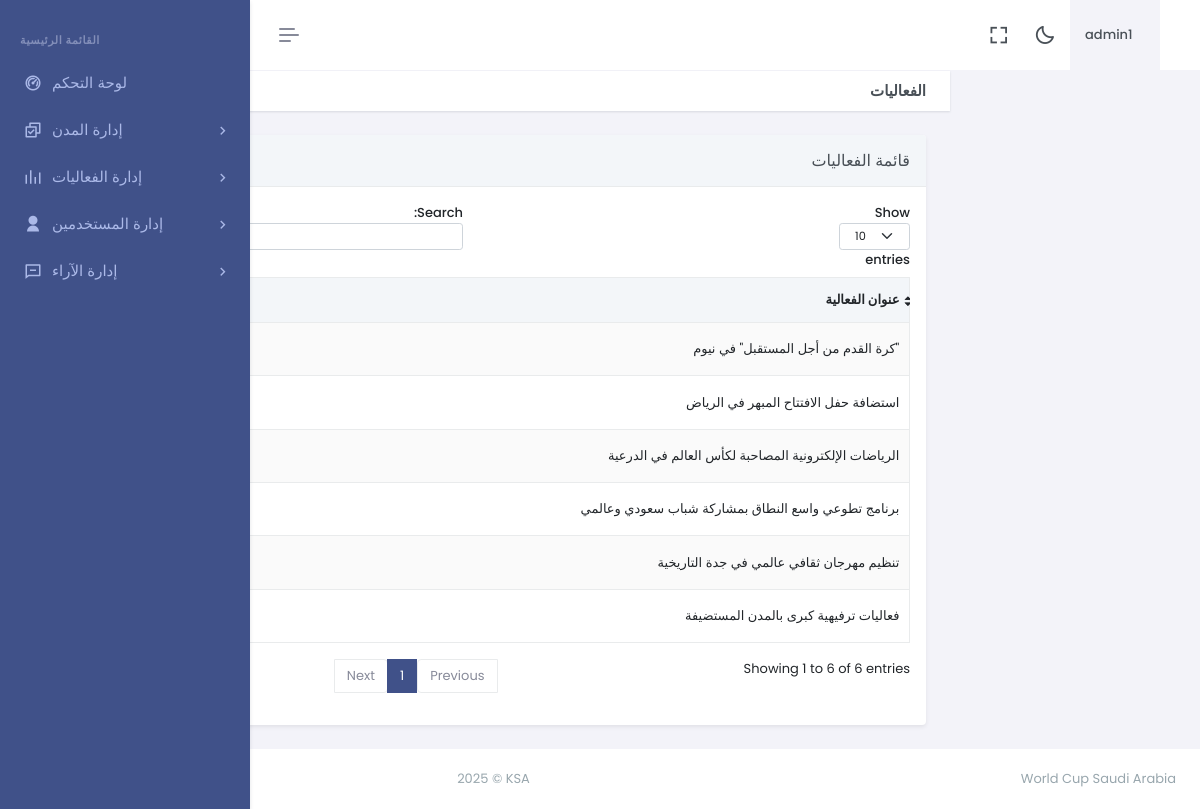
The app's page /dashboard/event.php (signed in) with its own data.
### tables this page shows
CREATE TABLE `event` (
  `id` int(11) NOT NULL,
  `port_title` varchar(500) NOT NULL,
  `port_desc` varchar(1000) NOT NULL,
  `port_detail` varchar(2000) NOT NULL,
  `ufile` varchar(1000) NOT NULL,
  `updated_at` timestamp NOT NULL DEFAULT current_timestamp() ON UPDATE current_timestamp()
);

### dashboard/event.php (the view, shortened to what this page needs)
<?php
include "header.php";
include "sidebar.php";
?>
<div class="main-content" dir="rtl">
    <div class="page-content">
        <div class="container-fluid">
            <div class="row">
                <div class="col-12">
                    <div class="page-title-box d-sm-flex align-items-center justify-content-between">
                        <h4 class="mb-sm-0">الفعاليات</h4>
                        <div class="page-title-left">
                            <ol class="breadcrumb m-0">
                                <li class="breadcrumb-item"><a href="javascript: void(0);">الكل</a></li>
                                <li class="breadcrumb-item active">الفعاليات</li>
                            </ol>
                        </div>
                    </div>
                </div>
            </div>
            <div class="row">
                <div class="col-lg-12">
                    <div class="card shadow-sm">
                        <div class="card-header bg-light">
                            <h5 class="card-title mb-0">قائمة الفعاليات</h5>
                        </div>
                        <div class="card-body">
                            <div class="table-responsive">
                                <table id="example" class="table table-bordered table-hover table-striped align-middle">
                                    <thead class="table-light">
                                        <tr>
                                            <th>عنوان الفعالية</th>
                                            <th>الإجراءات</th>
                                        </tr>
                                    </thead>
                                    <tbody>
                                        <?php
                                        $q = "SELECT * FROM event ORDER BY id DESC";
                                        $r123 = mysqli_query($con, $q);
                                        while ($ro = mysqli_fetch_array($r123)) {
                                            $id = $ro["id"];
                                            $port_title = $ro["port_title"];
                                            echo "<tr>
                                                <td>$port_title</td>
                                                <td>
                                                    <div class='dropdown d-inline-block'>
                                                        <button class='btn btn-soft-secondary btn-sm dropdown-toggle' type='button' data-bs-toggle='dropdown' aria-expanded='false'>
                                                            <i class='ri-more-fill align-middle'></i>
                                                        </button>
                                                        <ul class='dropdown-menu dropdown-menu-start'>
                                                            <li>
                                                                <a href='editport.php?id=$id' class='dropdown-item'>
                                                                    <i class='ri-pencil-fill align-bottom me-2 text-muted'></i> تعديل
                                                                </a>
                                                            </li>
                                                            <li>
                                                                <a href='javascript:void(0);' class='dropdown-item text-danger' onclick='confirmDelete($id)'>
                                                                    <i class='ri-delete-bin-fill align-bottom me-2'></i> حذف
                                                                </a>
                                                            </li>
                                                        </ul>
                                                    </div>
                                                </td>
                                            </tr>";
                                        }
                                        ?>
                                    </tbody>
                                </table>
                            </div>
                        </div>
                    </div>
                </div>
            </div>
        </div>
    </div>
</div>
<?php include "footer.php"; ?>

### dashboard/header.php (shortened to what this page needs)
<?php
if (isset($_SESSION["username"])) {
    $username = $_SESSION["username"];
} else {
    print "
				<script language='javascript'>
					window.location = 'login.php';
				</script>
			";
}
?>
<!doctype html>
<html  data-layout="vertical" data-topbar="light" data-sidebar="dark" data-sidebar-size="lg" data-sidebar-image="none">
<head>
    <link href="assets/libs/jsvectormap/css/jsvectormap.min.css" rel="stylesheet" type="text/css" />
    <link href="assets/libs/swiper/swiper-bundle.min.css" rel="stylesheet" type="text/css" />
    <link href="assets/css/bootstrap.min.css" rel="stylesheet" type="text/css" />
    <link href="assets/css/icons.min.css" rel="stylesheet" type="text/css" />
    <link href="assets/css/app.min.css" rel="stylesheet" type="text/css" />
    <link href="assets/css/custom.min.css" rel="stylesheet" type="text/css" />
    <link href="https://cdn.jsdelivr.net/npm/summernote@0.9.0/dist/summernote-lite.min.css" rel="stylesheet">
</head>
<body>
    <div id="layout-wrapper">
    <header id="page-topbar">
            <div class="layout-width">
                <div class="navbar-header">
                    <div class="d-flex">
                        <button type="button" class="btn btn-sm px-3 fs-16 header-item vertical-menu-btn topnav-hamburger me-auto"
                            id="topnav-hamburger-icon">
                            <span class="hamburger-icon">
                                <span></span>
                                <span></span>
                                <span></span>
                            </span>
                        </button>
                    </div>
                    <div class="d-flex align-items-center">
                        <div class="me-1 header-item d-none d-sm-flex">
                            <button type="button" class="btn btn-icon btn-topbar btn-ghost-secondary rounded-circle"
                                data-toggle="fullscreen">
                                <i class='bx bx-fullscreen fs-22'></i>
                            </button>
                        </div>
                        <div class="me-1 header-item d-none d-sm-flex">
                            <button type="button"
                                class="btn btn-icon btn-topbar btn-ghost-secondary rounded-circle light-dark-mode">
                                <i class='bx bx-moon fs-22'></i>
                            </button>
                        </div>
                        <div class="dropdown me-sm-3 header-item topbar-user">
                            <button type="button" class="btn" id="page-header-user-dropdown" data-bs-toggle="dropdown"
                                aria-haspopup="true" aria-expanded="false">
                                <span class="d-flex align-items-center">
                                    <span class="text-start me-xl-2">
                                        <span class="d-none d-xl-inline-block me-1 fw-medium user-name-text"><?php echo htmlspecialchars(
                                            $username
                                        ); ?></span>
                                    </span>
                                </span>
                            </button>
                        </div>
                    </div>
                </div>
            </div>
        </header>

### dashboard/sidebar.php (shortened to what this page needs)
<div class="app-menu navbar-menu" style="direction: ltr; text-align: left;">
  <div class="navbar-brand-box">
  </div>
  <div id="scrollbar">
    <div class="container-fluid">
      <ul class="navbar-nav" id="navbar-nav">
        <li class="menu-title"><span>القائمة الرئيسية</span></li>
        <li class="nav-item">
          <a href="dashboard" class="nav-link">
            <i class="ri-dashboard-2-line"></i>
            <span>لوحة التحكم</span>
          </a>
        </li>
        <li class="nav-item">
          <a class="nav-link menu-link" href="#sidebarCity" data-bs-toggle="collapse" role="button" aria-expanded="false">
            <i class="ri-checkbox-multiple-line"></i> <span>إدارة المدن</span>
          </a>
        </li>
        <li class="nav-item">
          <a class="nav-link menu-link" href="#sidebarEvent" data-bs-toggle="collapse" role="button" aria-expanded="false">
            <i class="ri-rhythm-fill"></i> <span>إدارة الفعاليات</span>
          </a>
        </li>
        <li class="nav-item">
          <a class="nav-link menu-link" href="#sidebarUsers" data-bs-toggle="collapse" role="button" aria-expanded="false">
          <i class="ri-user-fill"></i> <span>إدارة المستخدمين</span>
          </a>
        </li>
        <li class="nav-item">
          <a class="nav-link menu-link" href="#sidebarTestimony" data-bs-toggle="collapse" role="button" aria-expanded="false">
            <i class="ri-message-line"></i> <span>إدارة الآراء</span>
          </a>
        </li>
      </ul>
    </div>
  </div>
  <div class="sidebar-background"></div>
</div>

### dashboard/footer.php (shortened to what this page needs)
<footer class="footer text-center" >
    <div class="container-fluid">
      <div class="row">
        <div class="col-sm-6">
          <script>document.write(new Date().getFullYear())</script> © KSA
        </div>
        <div class="col-sm-6">
          <div class="text-sm-end d-none d-sm-block">
            World Cup Saudi Arabia
          </div>
        </div>
      </div>
    </div>
  </footer>
</div>
<link href="https://cdn.jsdelivr.net/npm/summernote@0.8.20/dist/summernote-lite.min.css" rel="stylesheet">
</body>
</html>

### records on screen
event: port_title "برنامج تطوعي واسع النطاق بمشاركة شباب سعودي وعالمي"
event: port_title "الرياضات الإلكترونية المصاحبة لكأس العالم في الدرعية"
event: port_title "فعاليات ترفيهية كبرى بالمدن المستضيفة"
event: port_title "\"كرة القدم من أجل المستقبل\" في نيوم"
event: port_title "تنظيم مهرجان ثقافي عالمي في جدة التاريخية"
event: port_title "استضافة حفل الافتتاح المبهر في الرياض"

### other values on screen
$username "admin1"
